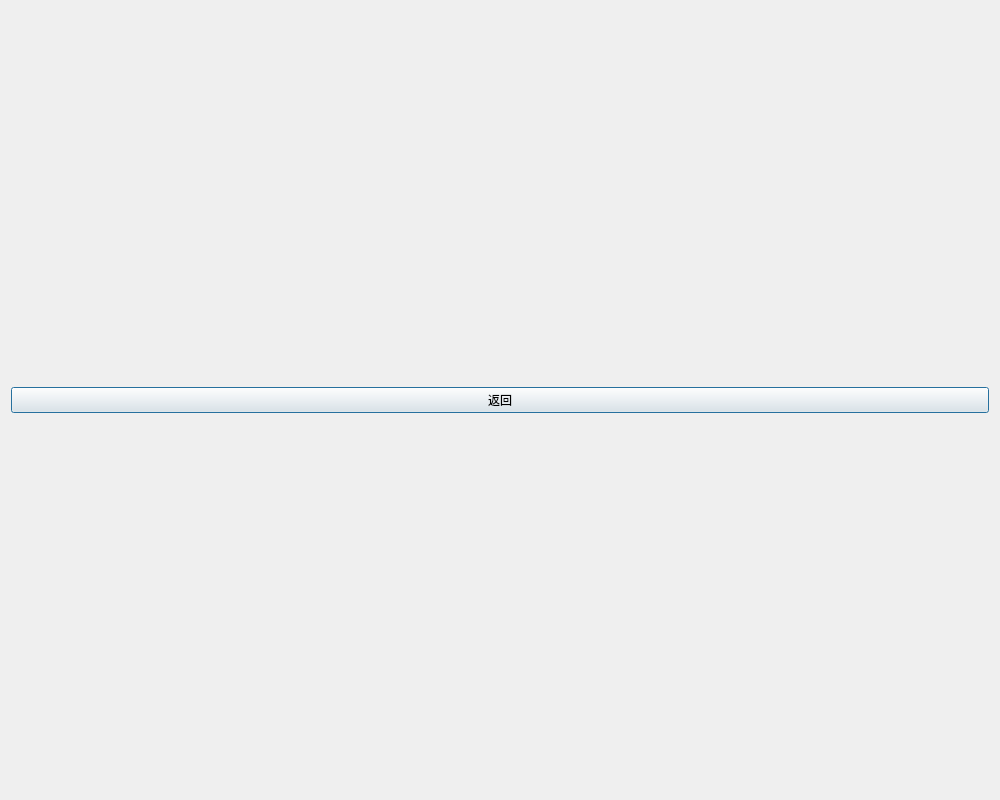
<?xml version="1.0" encoding="UTF-8"?>
<ui version="4.0">
 <class>classificationWindow</class>
 <widget class="QDialog" name="classificationWindow">
  <property name="geometry">
   <rect>
    <x>0</x>
    <y>0</y>
    <width>1000</width>
    <height>800</height>
   </rect>
  </property>
  <property name="minimumSize">
   <size>
    <width>400</width>
    <height>300</height>
   </size>
  </property>
  <property name="windowTitle">
   <string>Dialog</string>
  </property>
  <layout class="QVBoxLayout" name="verticalLayout">
   <item>
    <widget class="QPushButton" name="pushButton">
     <property name="text">
      <string>返回</string>
     </property>
    </widget>
   </item>
  </layout>
 </widget>
 <resources/>
 <connections>
  <connection>
   <sender>pushButton</sender>
   <signal>clicked()</signal>
   <receiver>classificationWindow</receiver>
   <slot>reject()</slot>
   <hints>
    <hint type="sourcelabel">
     <x>447</x>
     <y>393</y>
    </hint>
    <hint type="destinationlabel">
     <x>514</x>
     <y>474</y>
    </hint>
   </hints>
  </connection>
 </connections>
</ui>
